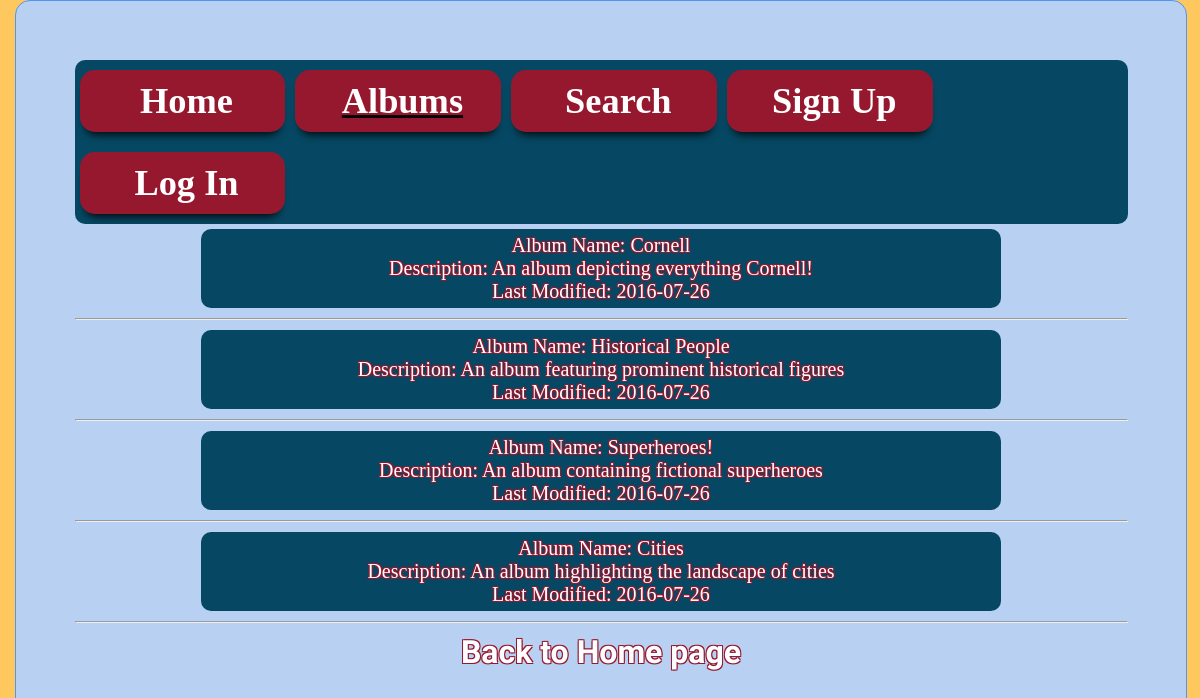
Page /Albums.php on the committed database.
### tables this page shows
CREATE TABLE IF NOT EXISTS `Albums` (
  `aID` int(11) NOT NULL,
  `AlbumName` varchar(32) NOT NULL,
  `AlbumDescription` varchar(255) NOT NULL,
  `date_created` date NOT NULL,
  `date_modified` date DEFAULT NULL
);

### Albums.php (the view, shortened to what this page needs)
<!DOCTYPE html>
<html>
	<head>
		<link rel="stylesheet" type="text/css" href="CSS/CSS.css">
	</head>
<body>
<?php if (! isset( $_SESSION[ 'logged_user' ] ) ) {
	echo '<div class = "contentbody">
	<div class = "header">
	<ul class = "nav">
	     	<li><a href="Index.php">Home</a></li>
			<li><div class="activepage"><a href="Albums.php">Albums</a></div></li>
			<li><a href="Search.php">Search</a></li>
			<li><a href="SignUp.php">Sign Up</a></li>
			<li><a href="LogIn.php">Log In</a></li>
	</ul></div>';
	}else{
	echo "<div class = 'contentbody'>
	<div class = 'header'>
	<ul class = 'navlarge'>
	     	<li><a href='Index.php'>Home</a></li>
	     	<li><a href='AddPhoto.php'>Add Photo</a></li>
			<li><a href='AddAlbum.php'>Add Album</a></li>
			<li><div class='activepage'><a href='Albums.php'>Albums</a></div></li>
			<li><a href='Search.php'>Search</a></li>
			<li><a href='SignUp.php'>Sign Up</a></li>
			<li><a href='LogOut.php'>Log Out</a></li>
	</ul></div>";}
					$mysqli = new mysqli( DB_HOST, DB_USER, DB_PASSWORD, DB_NAME );
				$Albumquery = $mysqli->query("SELECT * FROM Albums");
					if($Albumquery && $Albumquery->num_rows > 0){
						while($Albumqueryarray = $Albumquery->fetch_assoc()){
							$AlbumName = $Albumqueryarray['AlbumName'];
							$aID = $Albumqueryarray['aID'];
							$AlbumDescription = $Albumqueryarray['AlbumDescription'];
							$date_modified = $Albumqueryarray['date_modified'];
							echo '<div class = "albumdiv"><a href="AlbumView.php?aID='.$aID.'">';
							echo "Album Name: $AlbumName <br />";
							echo "Description: $AlbumDescription <br />";
							echo "Last Modified: $date_modified </a></div><hr>";
							}
						}
				?>
	<div class = "fancy"><a class = "bottomlink" href="Index.php"><b>Back to Home page</b></a></div>
	</div>
</body>
</html>

### CSS/CSS.css (style rules this page uses)
body { background-color: #FFC85E; margin: 0px; height: 100%; width:97.5%; margin-left: auto; margin-right: auto; }
html { margin: 0px; height: 100%; }
ul { list-style-type: none; margin: 0; padding: 0; overflow: hidden; }
li { float: left; }
.activepage { text-decoration: underline; }
.contentbody { text-align: center; font-size: 125%; color: #050505; background-color: #b8d1f3; width: 90%; border: black; border-radius: 15px; margin-right: auto; margin-left: auto; padding:5%; border:#4e95f4 1px solid; }
.nav { width: 100%; margin-left: auto; margin-right: auto; font-size: 28px; font-weight: bold; list-style-type: none; list-style: none; display: table; text-align: center; border-radius: 15px; }
.nav li { width:15%; display: inline; position: relative; bottom: 0px; font-size: 1.3em; padding: 10px 20px 10px 28px; margin: 10px 5px 10px 5px; background-color: #96182f; border-radius: 15px; -moz-box-shadow: 0px 8px 10px -6px #000; -webkit-box-shadow: 0px 8px 10px -6px #000; }
a { text-decoration: none; color: white; }
.header { width:100%; background-color:#064863; border-radius:10px; }
.albumdiv { width:75%; background-color:#064863; border-radius:10px; padding: 5px; margin: 5px; margin-left: auto; margin-right: auto; }
.albumdiv a { text-shadow: -1px -1px 0 #96182f, 1px -1px 0 #96182f, -1px 1px 0 #96182f, 1px 1px 0 #96182f; }
.fancy { font-family: 'Arizonia'; font-size: 28px; }
.bottomlink { font-family: 'Arizonia'; color: #fff; text-shadow: -1px -1px 0 #96182f, 1px -1px 0 #96182f, -1px 1px 0 #96182f, 1px 1px 0 #96182f; font-size: 32px; }

### rows in the picture
albums: AlbumName "Cornell", AlbumDescription "An album depicting everything Cornell!", date_modified "2016-07-26"
albums: AlbumName "Historical People", AlbumDescription "An album featuring prominent historical figures", date_modified "2016-07-26"
albums: AlbumName "Superheroes!", AlbumDescription "An album containing fictional superheroes", date_modified "2016-07-26"
albums: AlbumName "Cities", AlbumDescription "An album highlighting the landscape of cities", date_modified "2016-07-26"
